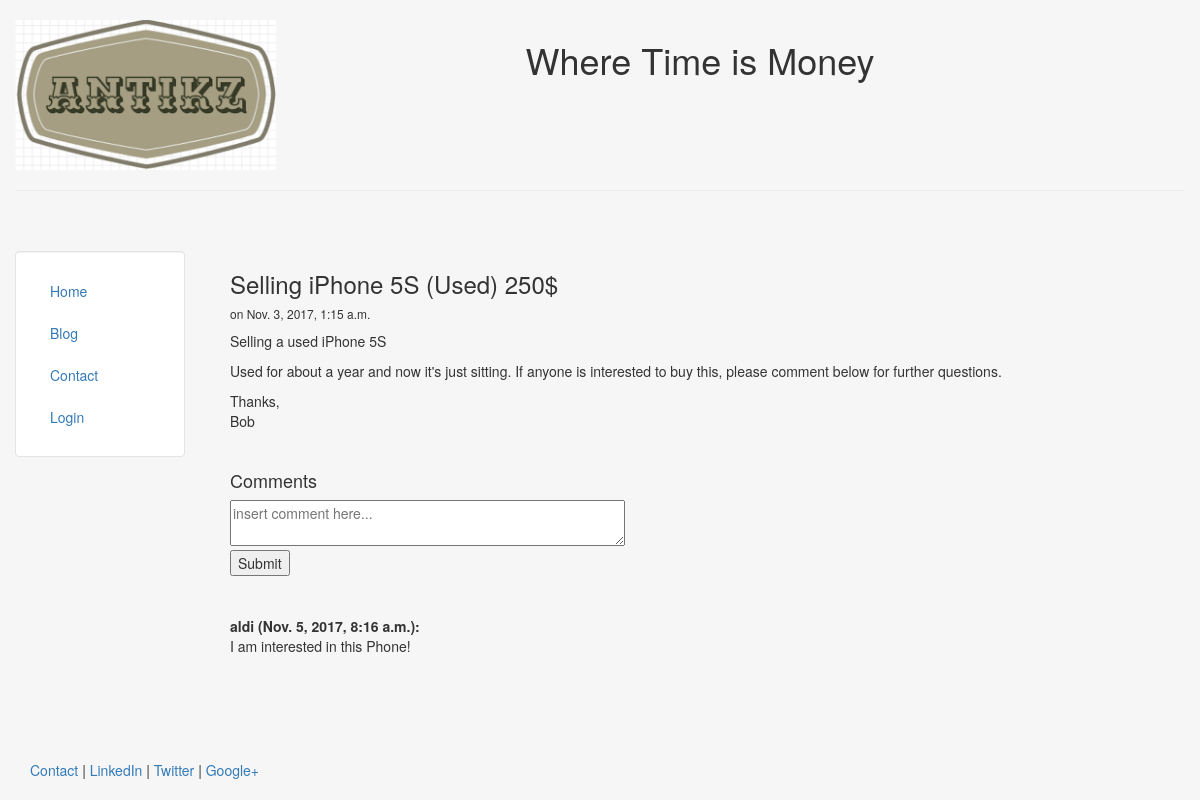
Page /blog/3 on the committed database.
### blog/models.py (models this page shows, shortened)
class Post(models.Model):
	title = models.CharField(max_length=140)
	body = models.TextField()
	date = models.DateTimeField()

class Comment(models.Model):
	userid = models.ForeignKey('auth.User', null=True)
	postid = models.ForeignKey('Post', null=True)
	body = models.TextField()
	date = models.DateTimeField(auto_now_add = True)

### blog/views.py (the view)
# urls.py: url(r'^(?P<pk>\d+)$', views.viewblog),#DetailView.as_view(model= Post,
def viewblog(request, pk):
	post = Post.objects.get(pk = pk)
	comments = Comment.objects.filter(postid = post)
	return render(request, 'blog/post.html', {'post': post, 'comments' : comments})

### blog/templates/blog/post.html (shortened to what this page needs)
{% extends "personal/header.html" %}
{% block content %}
	<h3>{{post.title}}</h3>
	<h6>on {{post.date}}</h6>
	{{post.body|safe|linebreaks}}
	<br>
	<h4>Comments</h4>
	<form action="{{post.pk}}/postcomment" method="post">
		<textarea type="text" name="Comment" rows="2" cols="50" placeholder="insert comment here..."></textarea><br>
		<input type="submit" name="ok">
	</form>
	<br><br>
	<div>
		{% for comment in comments %}
			<p> <strong> {{ comment.userid }} ({{comment.date}}):</strong> <br> {{ comment.body }}</p> <br>
		{% endfor %}
	</div>
{% endblock %}

### blog/templates/personal/header.html (style rules this page uses)
html, body { height:100% }

### rows in the picture
Post: title "Selling iPhone 5S (Used) 250$", date "Nov. 3, 2017, 1:15 a.m.", body "Selling a used iPhone 5S Used for about a year and now it's just sitting. If anyone is interested to buy this, please comment below for further questions. Thanks, Bob"
Comment: userid "aldi", date "Nov. 5, 2017, 8:16 a.m.", body "I am interested in this Phone!"
